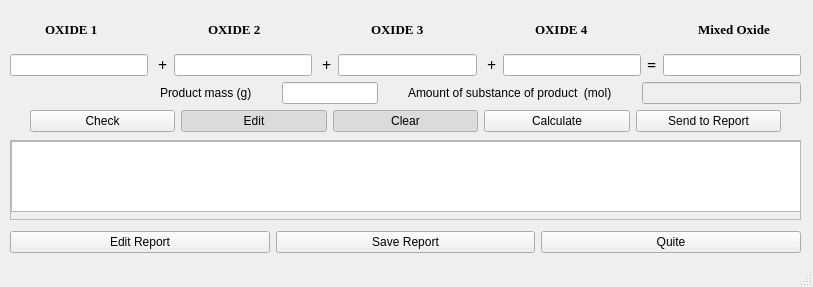
<?xml version="1.0" encoding="UTF-8"?>
<ui version="4.0">
 <class>MainWindow</class>
 <widget class="QMainWindow" name="MainWindow">
  <property name="enabled">
   <bool>true</bool>
  </property>
  <property name="geometry">
   <rect>
    <x>0</x>
    <y>0</y>
    <width>813</width>
    <height>287</height>
   </rect>
  </property>
  <property name="sizePolicy">
   <sizepolicy hsizetype="Preferred" vsizetype="Preferred">
    <horstretch>0</horstretch>
    <verstretch>0</verstretch>
   </sizepolicy>
  </property>
  <property name="windowTitle">
   <string>MainWindow</string>
  </property>
  <widget class="QWidget" name="centralwidget">
   <property name="mouseTracking">
    <bool>false</bool>
   </property>
   <widget class="QScrollArea" name="scrollArea">
    <property name="geometry">
     <rect>
      <x>10</x>
      <y>140</y>
      <width>791</width>
      <height>80</height>
     </rect>
    </property>
    <property name="widgetResizable">
     <bool>true</bool>
    </property>
    <widget class="QWidget" name="scrollAreaWidgetContents">
     <property name="geometry">
      <rect>
       <x>0</x>
       <y>0</y>
       <width>789</width>
       <height>78</height>
      </rect>
     </property>
     <widget class="QTextEdit" name="Report_list">
      <property name="geometry">
       <rect>
        <x>0</x>
        <y>0</y>
        <width>791</width>
        <height>71</height>
       </rect>
      </property>
     </widget>
    </widget>
   </widget>
   <widget class="QWidget" name="">
    <property name="geometry">
     <rect>
      <x>10</x>
      <y>230</y>
      <width>791</width>
      <height>25</height>
     </rect>
    </property>
    <layout class="QHBoxLayout" name="horizontalLayout_5">
     <item>
      <widget class="QPushButton" name="Button_Edit_Report">
       <property name="text">
        <string>Edit Report</string>
       </property>
      </widget>
     </item>
     <item>
      <widget class="QPushButton" name="Button_Save_Report">
       <property name="text">
        <string>Save Report</string>
       </property>
      </widget>
     </item>
     <item>
      <widget class="QPushButton" name="Quite">
       <property name="text">
        <string>Quite</string>
       </property>
      </widget>
     </item>
    </layout>
   </widget>
   <widget class="QWidget" name="" native="true">
    <property name="geometry">
     <rect>
      <x>10</x>
      <y>10</y>
      <width>791</width>
      <height>122</height>
     </rect>
    </property>
    <layout class="QVBoxLayout" name="verticalLayout" stretch="0,10,0,0">
     <property name="sizeConstraint">
      <enum>QLayout::SetNoConstraint</enum>
     </property>
     <item>
      <layout class="QHBoxLayout" name="horizontalLayout_2">
       <property name="spacing">
        <number>60</number>
       </property>
       <property name="sizeConstraint">
        <enum>QLayout::SetNoConstraint</enum>
       </property>
       <property name="leftMargin">
        <number>35</number>
       </property>
       <item>
        <widget class="QLabel" name="label_2">
         <property name="font">
          <font>
           <family>Times New Roman</family>
           <pointsize>10</pointsize>
           <weight>75</weight>
           <bold>true</bold>
          </font>
         </property>
         <property name="text">
          <string>OXIDE 1</string>
         </property>
        </widget>
       </item>
       <item>
        <widget class="QLabel" name="label_3">
         <property name="font">
          <font>
           <family>Times New Roman</family>
           <pointsize>10</pointsize>
           <weight>75</weight>
           <bold>true</bold>
          </font>
         </property>
         <property name="text">
          <string>OXIDE 2</string>
         </property>
        </widget>
       </item>
       <item>
        <widget class="QLabel" name="label_7">
         <property name="font">
          <font>
           <family>Times New Roman</family>
           <pointsize>10</pointsize>
           <weight>75</weight>
           <bold>true</bold>
          </font>
         </property>
         <property name="text">
          <string>OXIDE 3</string>
         </property>
        </widget>
       </item>
       <item>
        <widget class="QLabel" name="label_8">
         <property name="font">
          <font>
           <family>Times New Roman</family>
           <pointsize>10</pointsize>
           <weight>75</weight>
           <bold>true</bold>
          </font>
         </property>
         <property name="text">
          <string>OXIDE 4</string>
         </property>
        </widget>
       </item>
       <item>
        <widget class="QLabel" name="label_9">
         <property name="font">
          <font>
           <family>Times New Roman</family>
           <pointsize>10</pointsize>
           <weight>75</weight>
           <bold>true</bold>
          </font>
         </property>
         <property name="text">
          <string>Mixed Oxide</string>
         </property>
        </widget>
       </item>
      </layout>
     </item>
     <item>
      <layout class="QHBoxLayout" name="horizontalLayout">
       <property name="sizeConstraint">
        <enum>QLayout::SetNoConstraint</enum>
       </property>
       <item>
        <widget class="QLineEdit" name="Oxide_1"/>
       </item>
       <item>
        <widget class="QLabel" name="label">
         <property name="font">
          <font>
           <family>Times New Roman</family>
           <pointsize>12</pointsize>
           <weight>75</weight>
           <bold>true</bold>
          </font>
         </property>
         <property name="text">
          <string> +</string>
         </property>
        </widget>
       </item>
       <item>
        <widget class="QLineEdit" name="Oxide_2"/>
       </item>
       <item>
        <widget class="QLabel" name="label_4">
         <property name="font">
          <font>
           <family>Times New Roman</family>
           <pointsize>12</pointsize>
           <weight>75</weight>
           <bold>true</bold>
          </font>
         </property>
         <property name="text">
          <string> +</string>
         </property>
        </widget>
       </item>
       <item>
        <widget class="QLineEdit" name="Oxide_3"/>
       </item>
       <item>
        <widget class="QLabel" name="label_5">
         <property name="font">
          <font>
           <family>Times New Roman</family>
           <pointsize>12</pointsize>
           <weight>75</weight>
           <bold>true</bold>
          </font>
         </property>
         <property name="text">
          <string> +</string>
         </property>
        </widget>
       </item>
       <item>
        <widget class="QLineEdit" name="Oxide_4"/>
       </item>
       <item>
        <widget class="QLabel" name="label_6">
         <property name="font">
          <font>
           <family>Times New Roman</family>
           <pointsize>12</pointsize>
           <weight>75</weight>
           <bold>true</bold>
          </font>
         </property>
         <property name="text">
          <string>=</string>
         </property>
        </widget>
       </item>
       <item>
        <widget class="QLineEdit" name="Result"/>
       </item>
      </layout>
     </item>
     <item>
      <layout class="QHBoxLayout" name="horizontalLayout_3" stretch="10,30,40,50">
       <property name="spacing">
        <number>30</number>
       </property>
       <property name="sizeConstraint">
        <enum>QLayout::SetNoConstraint</enum>
       </property>
       <property name="leftMargin">
        <number>150</number>
       </property>
       <item>
        <widget class="QLabel" name="label_10">
         <property name="text">
          <string>Product mass (g)</string>
         </property>
        </widget>
       </item>
       <item>
        <widget class="QLineEdit" name="mass_of_mixed_oxide"/>
       </item>
       <item>
        <widget class="QLabel" name="label_11">
         <property name="text">
          <string>Amount of substance of product  (mol)</string>
         </property>
        </widget>
       </item>
       <item>
        <widget class="QLineEdit" name="amount_of_substance">
         <property name="enabled">
          <bool>false</bool>
         </property>
        </widget>
       </item>
      </layout>
     </item>
     <item>
      <layout class="QHBoxLayout" name="horizontalLayout_4">
       <property name="sizeConstraint">
        <enum>QLayout::SetNoConstraint</enum>
       </property>
       <property name="leftMargin">
        <number>20</number>
       </property>
       <property name="rightMargin">
        <number>20</number>
       </property>
       <item>
        <widget class="QPushButton" name="Button_Check">
         <property name="text">
          <string>Check</string>
         </property>
        </widget>
       </item>
       <item>
        <widget class="QPushButton" name="Button_Edit">
         <property name="text">
          <string>Edit</string>
         </property>
         <property name="checkable">
          <bool>true</bool>
         </property>
         <property name="checked">
          <bool>true</bool>
         </property>
        </widget>
       </item>
       <item>
        <widget class="QPushButton" name="Button_Clear">
         <property name="text">
          <string>Clear</string>
         </property>
         <property name="checkable">
          <bool>true</bool>
         </property>
         <property name="checked">
          <bool>true</bool>
         </property>
        </widget>
       </item>
       <item>
        <widget class="QPushButton" name="Button_Calculate">
         <property name="text">
          <string>Calculate</string>
         </property>
        </widget>
       </item>
       <item>
        <widget class="QPushButton" name="Button_Send_to_Report">
         <property name="text">
          <string>Send to Report</string>
         </property>
        </widget>
       </item>
      </layout>
     </item>
    </layout>
   </widget>
  </widget>
  <widget class="QStatusBar" name="statusbar"/>
 </widget>
 <resources/>
 <connections/>
</ui>
